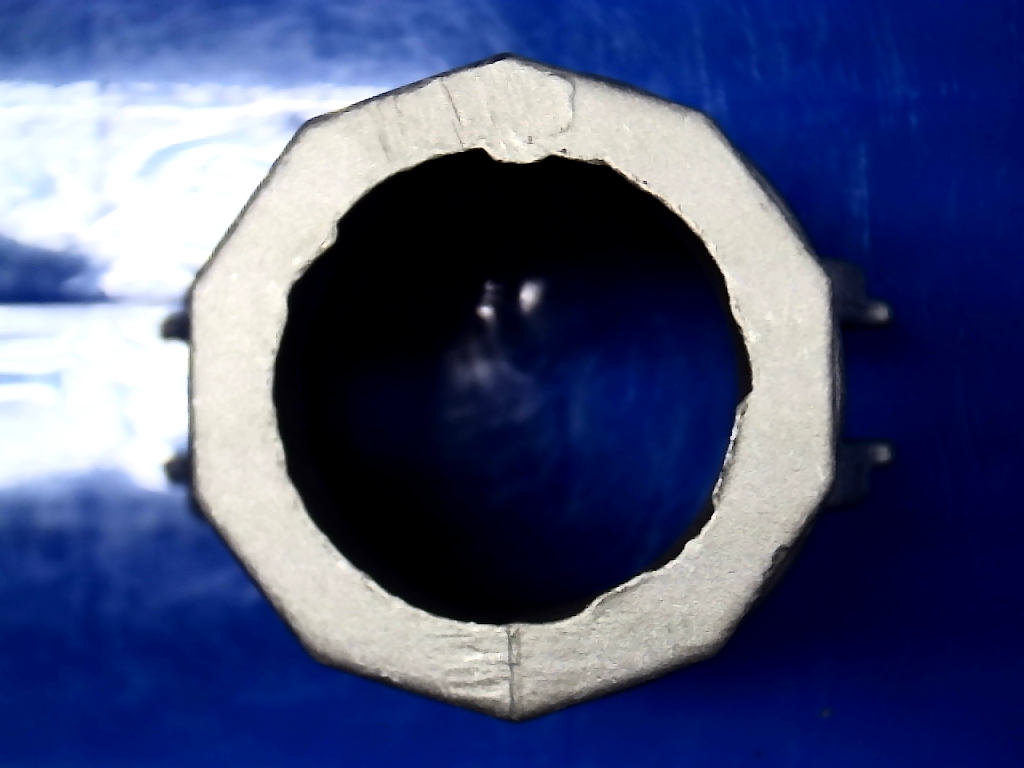
//> input picture VisionMethodRecord/wp_000.bmp, 1024 x 768 px
$ ./ColorExtract   (built with g++ and OpenCV 4)
//> lines starting //> are read from the running program, lines starting //| are printed output that depends on the picture
### VisionMethodRecord/stdafx.h
// stdafx.h : 标准系统包含文件的包含文件，
// 或是经常使用但不常更改的
// 特定于项目的包含文件
//

#pragma once

#include "targetver.h"

#include <stdio.h>
#include <tchar.h>


// TODO:  在此处引用程序需要的其他头文件

### VisionMethodRecord/ColorExtract.cpp
// Test.cpp : 定义控制台应用程序的入口点。
//色阶分布提取

#include "stdafx.h"
#include "opencv2/highgui/highgui.hpp"
#include "opencv2/imgproc/imgproc.hpp"
#include <iostream>
#include <stdio.h>
using namespace std;
using namespace cv;
vector<Scalar> Color = { Scalar(255, 0, 0), Scalar(0, 255, 0), Scalar(0, 0, 255) };
class Hist
{
public:
	Hist();
	void splitImage();		//图像分离为三通道
	void getHist();
	void drawHist();
	int getImage(string path);		//输入图像
	void getSeg();				//获取图像三通道中分布最集中的色阶
	void scanImage();			//根据色阶提取出前景
	void showImage();
private:
	Mat srcimage;
	vector<Mat> srcbgr;		//存储分离而得的BGR通道
	Mat histbgr[3];			//存储BGR通道的直方图数据
	float range[2];			//被分离bgr的灰度范围
	const float *ranges[1];
	int histsize;			//BGR直方图的横坐标范围
	int histwidth, histheight;
	Mat histresult[3];
	int maxseg[3];			//记录bgr三通道值最大的段起点
	int segrange;			//色阶高度
};
Hist::Hist()
{
	range[0] = 0;
	range[1] = 255;
	*ranges = &range[0];
	histsize = 255;
	histwidth = 400;
	histheight = 400;
	segrange = 20;				//色阶高度，重要的调节参数
	for(int i = 0; i < 3; i++)
		histresult[i] = Mat(histheight, histwidth, CV_8UC3, Scalar::all(0));
//> in getImage, srcimage is the input picture: 768 rows x 1024 cols, CV_8UC3; mean B, G, R 122.3, 82.8, 74.1
}
void Hist::splitImage()
{
	split(srcimage, srcbgr);
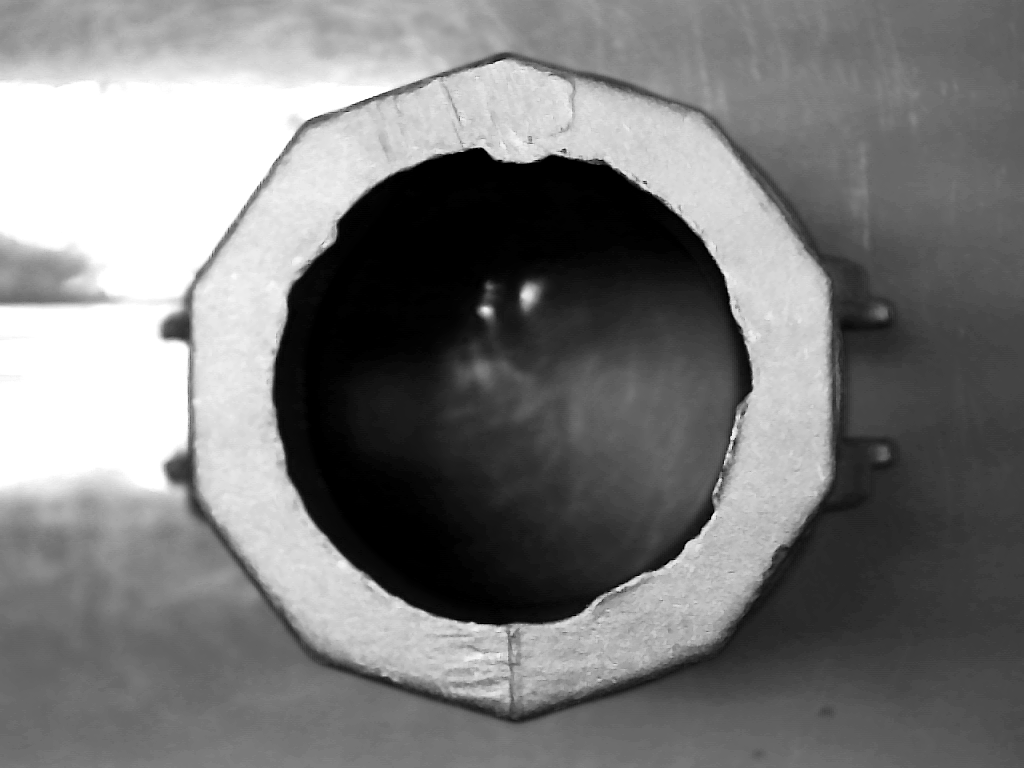
//> srcbgr[0]: 768 rows x 1024 cols, CV_8UC1; min 0, max 255, mean 122.3
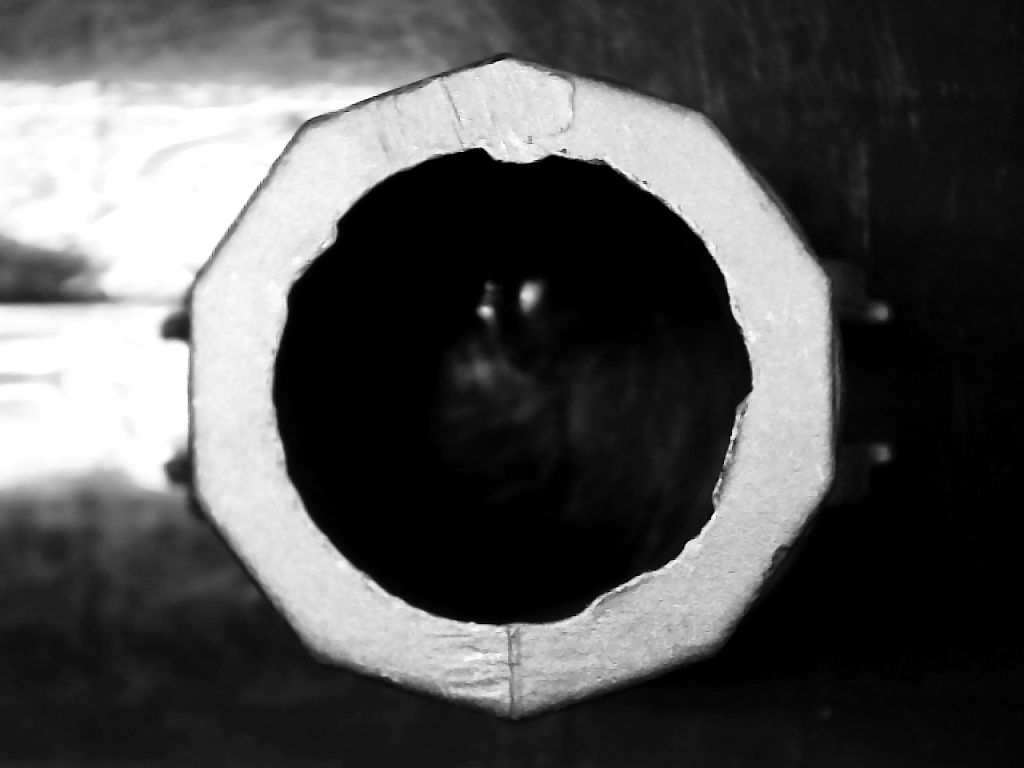
//> srcbgr[1]: 768 rows x 1024 cols, CV_8UC1; min 0, max 255, mean 82.8
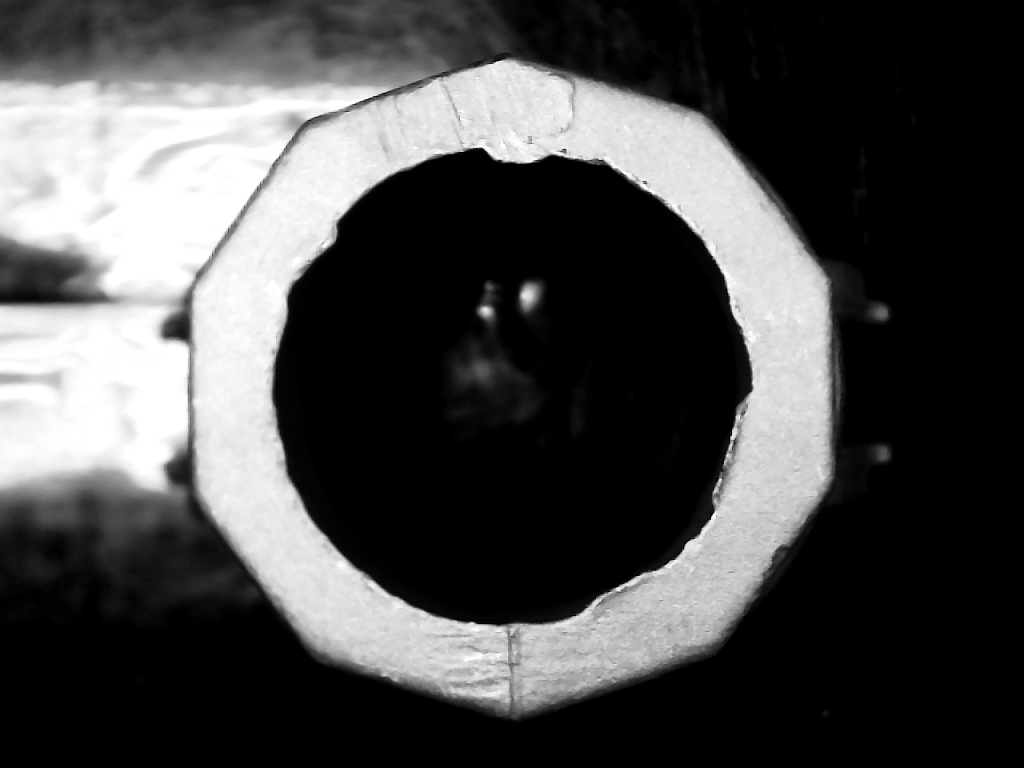
//> srcbgr[2]: 768 rows x 1024 cols, CV_8UC1; min 0, max 255, mean 74.1
}
void Hist::getHist()
{
	calcHist(&srcbgr[0], 1, 0, Mat(), histbgr[0], 1, &histsize, ranges);
	calcHist(&srcbgr[1], 1, 0, Mat(), histbgr[1], 1, &histsize, ranges);
	calcHist(&srcbgr[2], 1, 0, Mat(), histbgr[2], 1, &histsize, ranges);
	for (int i = 0; i < histsize; i++)
		printf("%-5d B:%-6.0f B:%-6.0f B:%-6.0f\n", i, histbgr[0].at<float>(i), histbgr[1].at<float>(i), histbgr[2].at<float>(i));
//> this loop made 255 passes
//| 0     B:38109  B:147039 B:404569
//| 1     B:1825   B:12256  B:4452
//| 2     B:14726  B:10596  B:6179
//| 3     B:2900   B:14250  B:5213
//| 4     B:1460   B:11535  B:5541
//| 5     B:638    B:12140  B:3025
//| 6     B:4241   B:9587   B:5842
//| 7     B:4729   B:9512   B:2574
//> (output is shown up to pass 8 of 255)
}
void Hist::drawHist()
{
	normalize(histbgr[0], histbgr[0], 0, histheight, NORM_MINMAX);
	normalize(histbgr[1], histbgr[1], 0, histheight, NORM_MINMAX);
	normalize(histbgr[2], histbgr[2], 0, histheight, NORM_MINMAX);
	for (int i = 1; i < histwidth; i++)
	{
		int val;
		for (int j = 0; j < 3; j++)
		{
			val = saturate_cast<int>(histbgr[j].at<float>(i*histsize / histwidth));
			//矩形的xy原点处在图像左上角
			rectangle(histresult[j], Point(i - 1, histheight), Point(i, histheight - val), Color[j]);
		}
	}
//> this loop made 399 passes
//> val on passes 1 to 3: 400, 4, 4
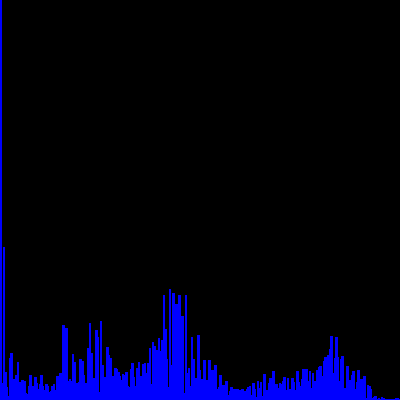
//> histresult[0]: 400 rows x 400 cols, CV_8UC3; mean B, G, R 21, 0, 0
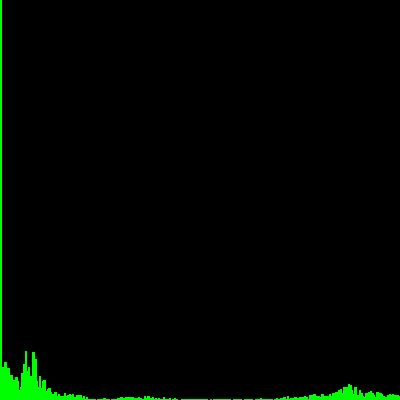
//> histresult[1]: 400 rows x 400 cols, CV_8UC3; mean B, G, R 0, 5.2, 0
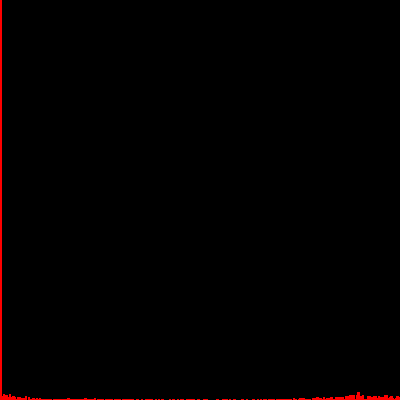
//> histresult[2]: 400 rows x 400 cols, CV_8UC3; mean B, G, R 0, 0, 2.3
//> after the loop, Color = 3 Scalars: [255, 0, 0, 0], [0, 255, 0, 0], [0, 0, 255, 0]
	for (int i = 0; i < 3; i++)
	{
		char name[200];
		sprintf(name, "num.%d", i);
		imshow(name, histresult[i]);
	}
}
int Hist::getImage(string path)
{
	srcimage = imread(path, 1);
	if (!srcimage.data)
		return 0;
	return 1;
}
void Hist::getSeg()
{
	vector<int> MAXsum(3, -1);
	int tmpsum[3] = { 0 };
	int seglength = 10;
	int val;
	int startindex = 1;		//跳过图像中的阴影部分再扫描
	//tmpsum的初始化
	for (int i = 0; i < 3; i++)
		for (int j = startindex; j < seglength; j++)
		{
			val = saturate_cast<int>(histbgr[i].at<float>(j));
			tmpsum[i] += val;
		}
//> this loop made 3 passes
//> val on passes 1 to 3: 19, 18, 3
//> after the loop, val = 3; tmpsum = [344, 250, 39]
	//以seglength为比较单位得出色阶中间值
	for (int i = 0; i < 3; i++)
	{
		for (int j = startindex; j < histsize - seglength; j++)
		{
			if (tmpsum[i] > MAXsum[i])
			{
				MAXsum[i] = tmpsum[i];
				maxseg[i] = j+seglength/2;
			}
			val = saturate_cast<int>(histbgr[i].at<float>(j));
			tmpsum[i] -= val;
			val = saturate_cast<int>(histbgr[i].at<float>(j+seglength));
			tmpsum[i] += val;
		}
	}
//> this loop made 3 passes
//> val on passes 1 to 3: 1, 4, 3
//> after the loop, MAXsum = [629, 305, 45]; maxseg = [106, 19, 227]; val = 3; tmpsum = [-15, 22, 30]
}
void Hist::scanImage()
{
	cout << srcimage.depth() << " " << sizeof(uchar);
//| 0 1
	CV_Assert(srcimage.depth() == 0);
	int channels = srcimage.channels();
//> channels = 3
	int nRows = srcimage.rows, nCols = srcimage.cols;
//> nRows = 768; nCols = 1024
	if (srcimage.isContinuous())
	{
		nCols *= nRows;
//> nCols = 786432
		nRows = 1;
	}
	uchar *p;
	for (int i = 0; i < nRows; i++)
	{
		p = srcimage.ptr<uchar>(i);
		for (int j = 0; j < nCols; j++)
		{
			int sign = 1;
			int k = 0;
			for (k = 0; k < 3; k++)
			{
				if (p[j*channels + k] < maxseg[k] - segrange || p[j*channels + k] > maxseg[k] + segrange)
				{
					sign = 0;
					break;
				}
			}
			if (sign == 1)
				for (k = 0; k < 3; k++)
					p[j*channels + k] = 255;
		}
	}
}
void Hist::showImage()
{
	imshow("result", srcimage);
}
int main()
{
	Hist src;
	string path = "wp_000.bmp";
	src.getImage(path);
	src.splitImage();
	src.getHist();
	src.drawHist();
	src.getSeg();
	src.scanImage();
	src.showImage();
	waitKey(0);
	return 0;
}

$ run again, with VisionMethodRecord/1.bmp copied over VisionMethodRecord/wp_000.bmp
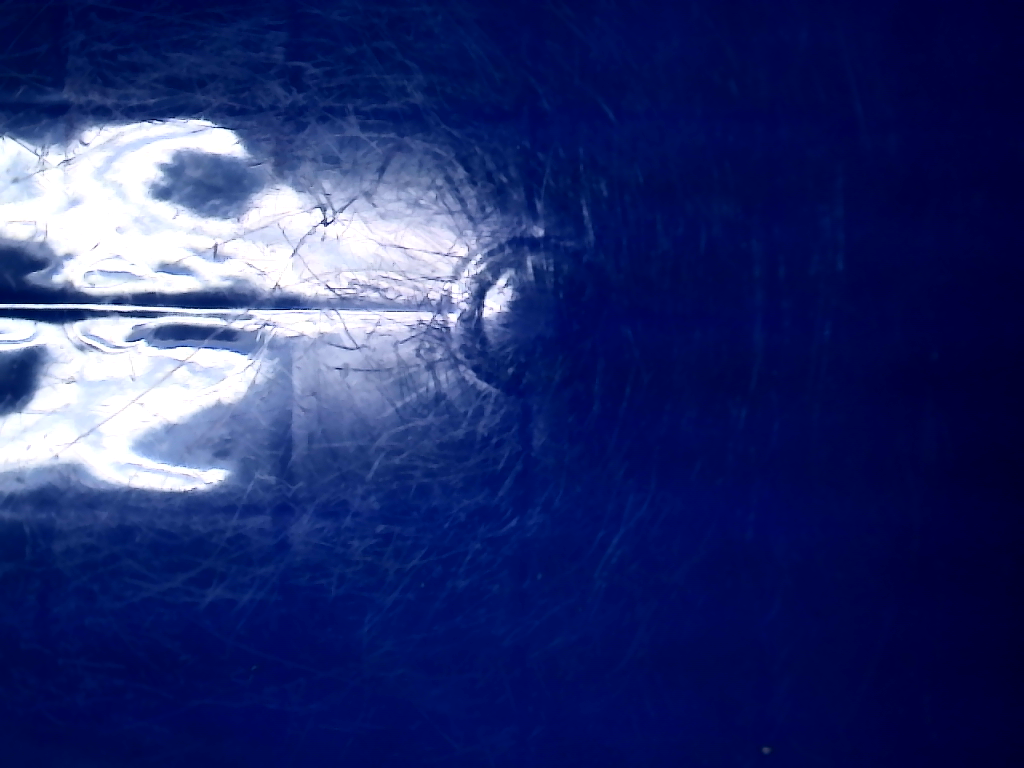
//> input picture VisionMethodRecord/1.bmp, 1024 x 768 px
//> in getImage, srcimage is the input picture: 768 rows x 1024 cols, CV_8UC3; mean B, G, R 109.4, 47.8, 36.6
//> the loop in getHist, `for (int i = 0; i < histsize; i++)` made 255 passes
//| 0     B:0      B:60326  B:537401
//| 1     B:0      B:21575  B:9
//| 2     B:0      B:11093  B:7276
//| 3     B:0      B:20470  B:7599
//| 4     B:0      B:15523  B:53
//> (output is shown up to pass 5 of 255)
//> the loop in drawHist, `for (int i = 1; i < histwidth; i++)` made 399 passes
//> val on passes 1 to 3: 400, 0, 0
//> after the loop in drawHist, `for (int i = 1; i < histwidth; i++)`:
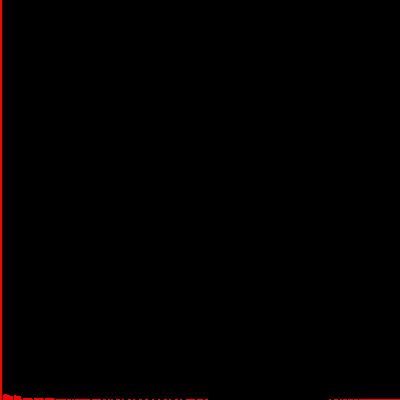
//> histresult[2]: 400 rows x 400 cols, CV_8UC3; mean B, G, R 0, 0, 1.7
//> after the loop in drawHist, `for (int i = 1; i < histwidth; i++)`: Color = 3 Scalars: [255, 0, 0, 0], [0, 255, 0, 0], [0, 0, 255, 0]
//> the loop in getSeg, `for (int i = 0; i < 3; i++)` made 3 passes
//> val on passes 1 to 3: 0, 193, 5
//> after the loop in getSeg, `for (int i = 0; i < 3; i++)`: val = 5; tmpsum = [0, 1660, 27]
//> the loop in getSeg, `for (int i = 0; i < 3; i++)` made 3 passes
//> val on passes 1 to 3: 16, 10, 1
//> after the loop in getSeg, `for (int i = 0; i < 3; i++)`: MAXsum = [2673, 1697, 27]; maxseg = [84, 8, 6]; val = 1; tmpsum = [178, -200, 6]
//| 0 1
//> after the loop in scanImage, `for (int i = 0; i < nRows; i++)`:
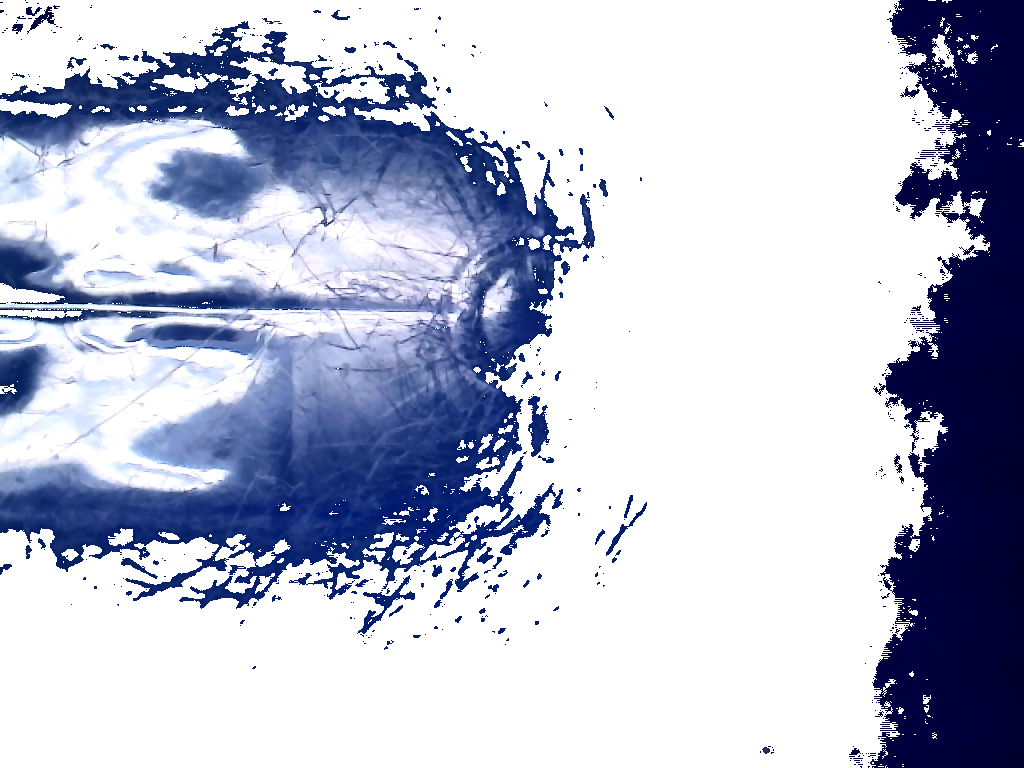
//> srcimage: 768 rows x 1024 cols, CV_8UC3; mean B, G, R 209.7, 189.9, 185

$ run again, with VisionMethodRecord/2.bmp copied over VisionMethodRecord/wp_000.bmp
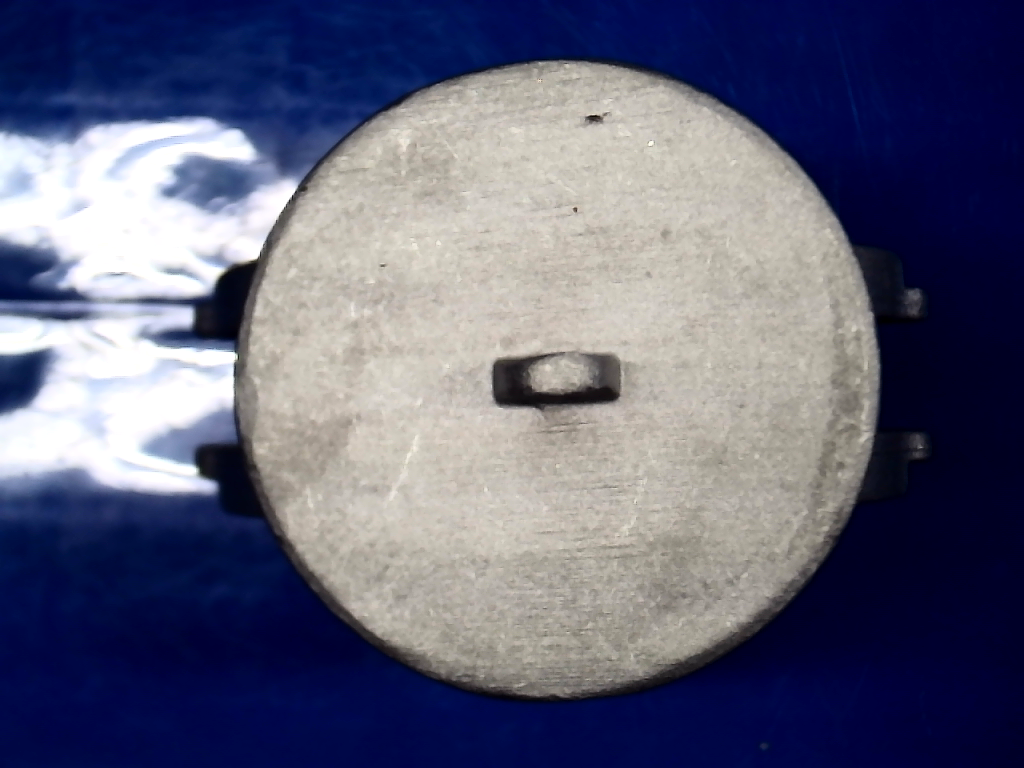
//> input picture VisionMethodRecord/2.bmp, 1024 x 768 px
//> in getImage, srcimage is the input picture: 768 rows x 1024 cols, CV_8UC3; mean B, G, R 122.7, 99.3, 97.9
//> in splitImage, `split(srcimage, srcbgr);`:
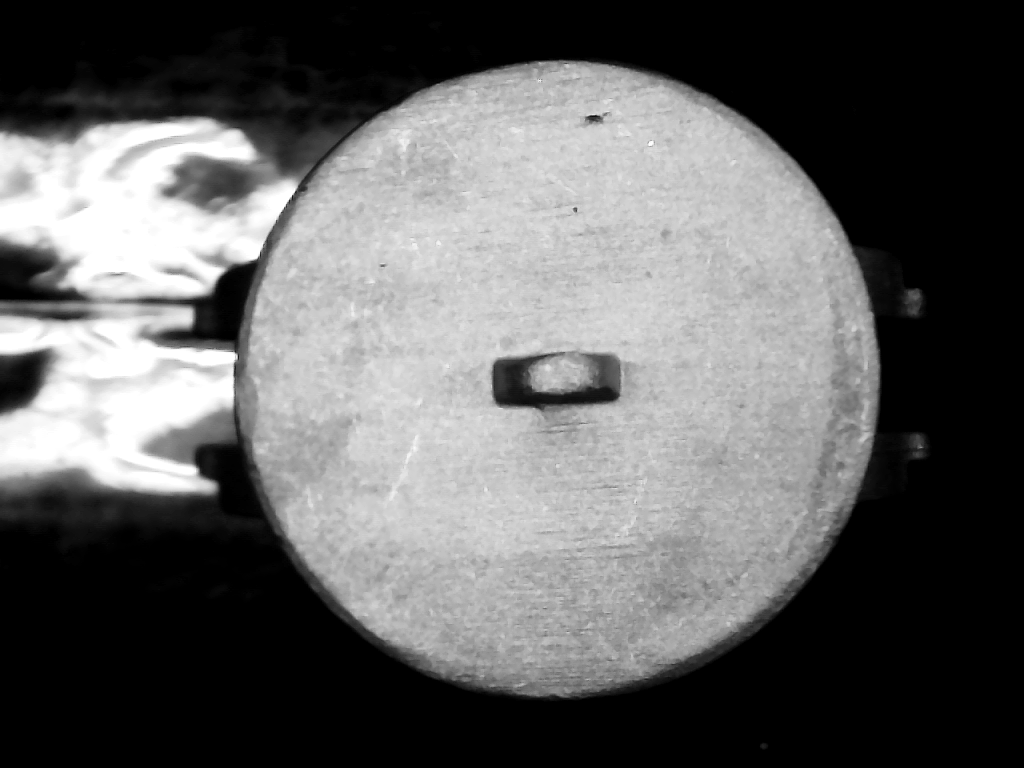
//> srcbgr[2]: 768 rows x 1024 cols, CV_8UC1; min 0, max 255, mean 97.9
//> the loop in getHist, `for (int i = 0; i < histsize; i++)` made 255 passes
//| 0     B:19     B:109448 B:316769
//| 1     B:10     B:15284  B:1894
//| 2     B:10     B:7993   B:3657
//| 3     B:16     B:14244  B:4179
//| 4     B:23     B:13841  B:1197
//> (output is shown up to pass 5 of 255)
//> the loop in drawHist, `for (int i = 1; i < histwidth; i++)` made 399 passes
//> val on passes 1 to 3: 400, 2, 2
//> after the loop in drawHist, `for (int i = 1; i < histwidth; i++)`:
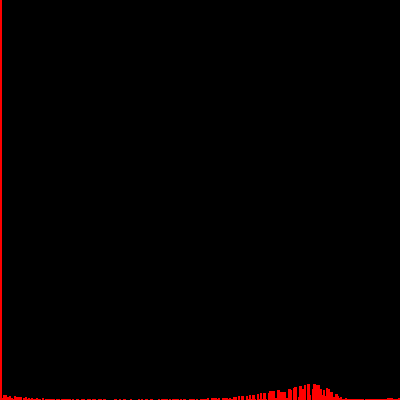
//> histresult[2]: 400 rows x 400 cols, CV_8UC3; mean B, G, R 0, 0, 3
//> after the loop in drawHist, `for (int i = 1; i < histwidth; i++)`: Color = 3 Scalars: [255, 0, 0, 0], [0, 255, 0, 0], [0, 0, 255, 0]
//> the loop in getSeg, `for (int i = 0; i < 3; i++)` made 3 passes
//> val on passes 1 to 3: 0, 37, 4
//> after the loop in getSeg, `for (int i = 0; i < 3; i++)`: val = 4; tmpsum = [0, 540, 27]
//> the loop in getSeg, `for (int i = 0; i < 3; i++)` made 3 passes
//> val on passes 1 to 3: 20, 8, 2
//> after the loop in getSeg, `for (int i = 0; i < 3; i++)`: MAXsum = [2241, 540, 96]; maxseg = [69, 6, 204]; val = 2; tmpsum = [203, -2, 10]
//| 0 1
